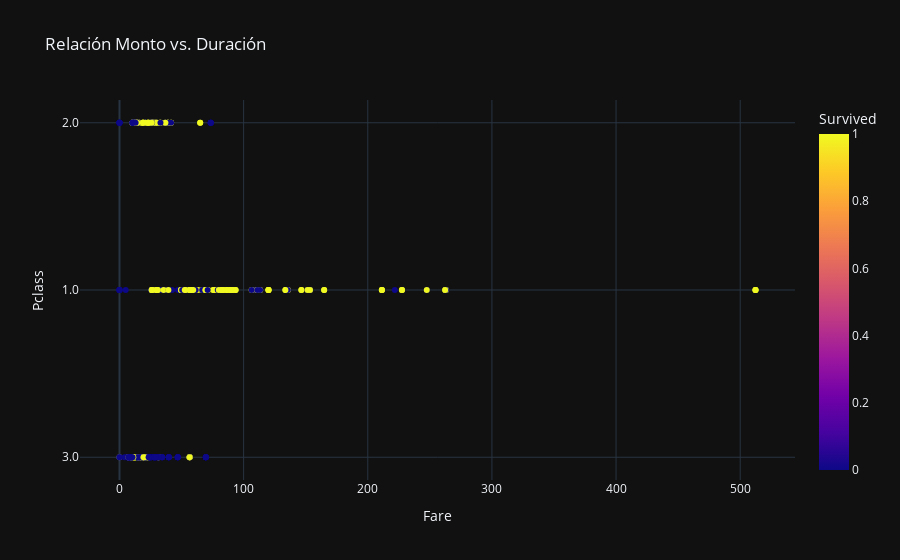

Source (notebook cell):
### Code cell
fig = px.scatter(df, x='Fare', y='Pclass', color='Survived', title='Relación Monto vs. Duración')
fig.update_layout(template='plotly_dark')
#fig.write_html(f"{carpeta_graficas}/scatter_monto_duracion.html")
fig.show()

### Figure 1 — Plotly figure (JSON) as saved in the notebook; plotly's stock layout.template omitted (floating-point values rounded to 4 significant figures; data arrays with more than 128 entries replaced by an {"elided": "..."} marker saying what was removed)
{"data": [{"hovertemplate": "Fare=%{x}<br>Pclass=%{y}<br>Survived=%{marker.color}<extra></extra>", "legendgroup": "", "marker": {"color": {"elided": "891 int values"}, "coloraxis": "coloraxis", "symbol": "circle"}, "mode": "markers", "name": "", "orientation": "h", "showlegend": false, "type": "scatter", "x": {"elided": "891 float values"}, "xaxis": "x", "y": {"elided": "891 str values"}, "yaxis": "y"}], "layout": {"coloraxis": {"colorbar": {"title": {"text": "Survived"}}, "colorscale": [[0, "#0d0887"], [0.1111, "#46039f"], [0.2222, "#7201a8"], [0.3333, "#9c179e"], [0.4444, "#bd3786"], [0.5556, "#d8576b"], [0.6667, "#ed7953"], [0.7778, "#fb9f3a"], [0.8889, "#fdca26"], [1, "#f0f921"]]}, "legend": {"tracegroupgap": 0}, "title": {"text": "Relación Monto vs. Duración"}, "xaxis": {"anchor": "y", "domain": [0, 1], "title": {"text": "Fare"}}, "yaxis": {"anchor": "x", "domain": [0, 1], "title": {"text": "Pclass"}}}}
